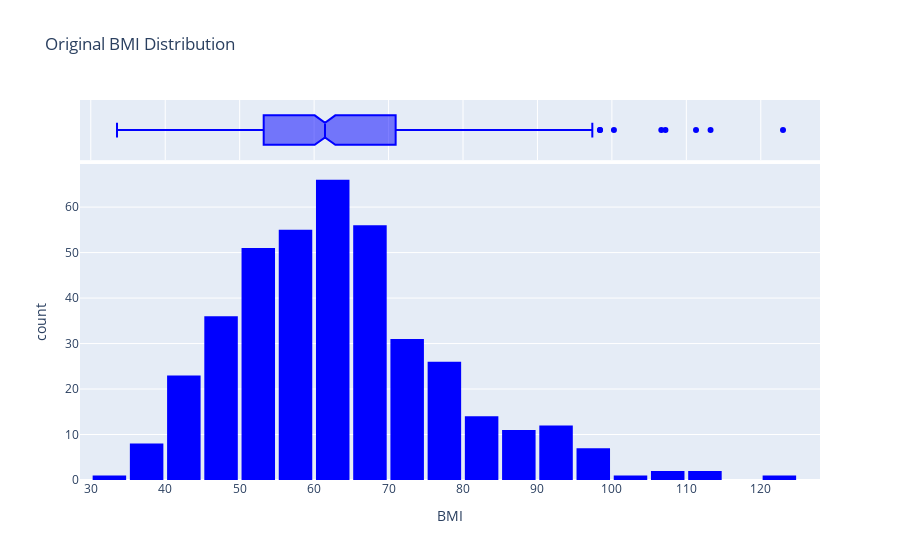

The cell this chart's notebook holds for it:
### Code cell
fig = px.histogram(df_2, x ='BMI', marginal='box', color_discrete_sequence=['blue'], title='Original BMI Distribution')
fig.update_layout(bargap=0.1)
fig.show()

### Figure 1 — Plotly figure (JSON) as saved in the notebook; plotly's stock layout.template omitted (floating-point values rounded to 4 significant figures; data arrays with more than 128 entries replaced by an {"elided": "..."} marker saying what was removed)
{"data": [{"alignmentgroup": "True", "bingroup": "x", "hovertemplate": "BMI=%{x}<br>count=%{y}<extra></extra>", "legendgroup": "", "marker": {"color": "blue", "pattern": {"shape": ""}}, "name": "", "offsetgroup": "", "orientation": "v", "showlegend": false, "type": "histogram", "x": {"elided": "403 float values"}, "xaxis": "x", "yaxis": "y"}, {"alignmentgroup": "True", "hovertemplate": "BMI=%{x}<extra></extra>", "legendgroup": "", "marker": {"color": "blue"}, "name": "", "notched": true, "offsetgroup": "", "showlegend": false, "type": "box", "x": {"elided": "403 float values"}, "xaxis": "x2", "yaxis": "y2"}], "layout": {"bargap": 0.1, "barmode": "relative", "legend": {"tracegroupgap": 0}, "title": {"text": "Original BMI Distribution"}, "xaxis": {"anchor": "y", "domain": [0, 1], "title": {"text": "BMI"}}, "xaxis2": {"anchor": "y2", "domain": [0, 1], "matches": "x", "showgrid": true, "showticklabels": false}, "yaxis": {"anchor": "x", "domain": [0, 0.8316], "title": {"text": "count"}}, "yaxis2": {"anchor": "x2", "domain": [0.8416, 1], "matches": "y2", "showgrid": false, "showline": false, "showticklabels": false, "ticks": ""}}}
